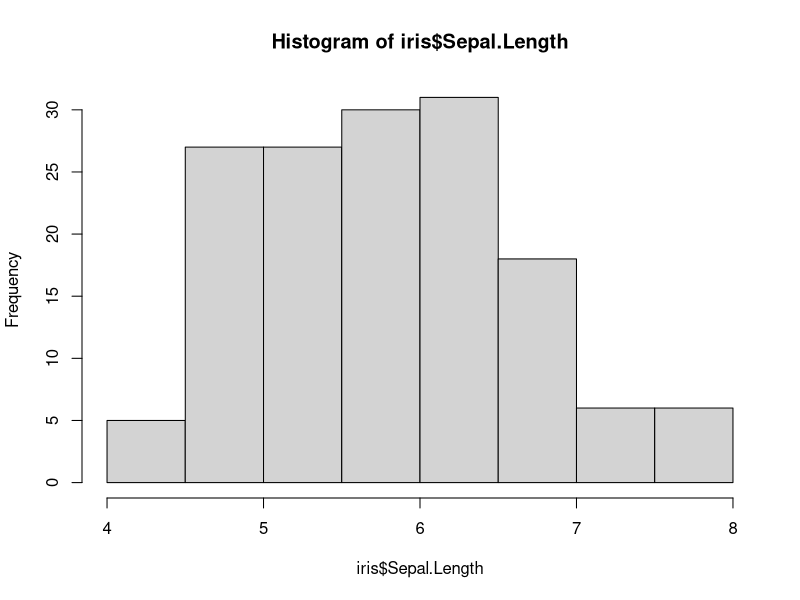
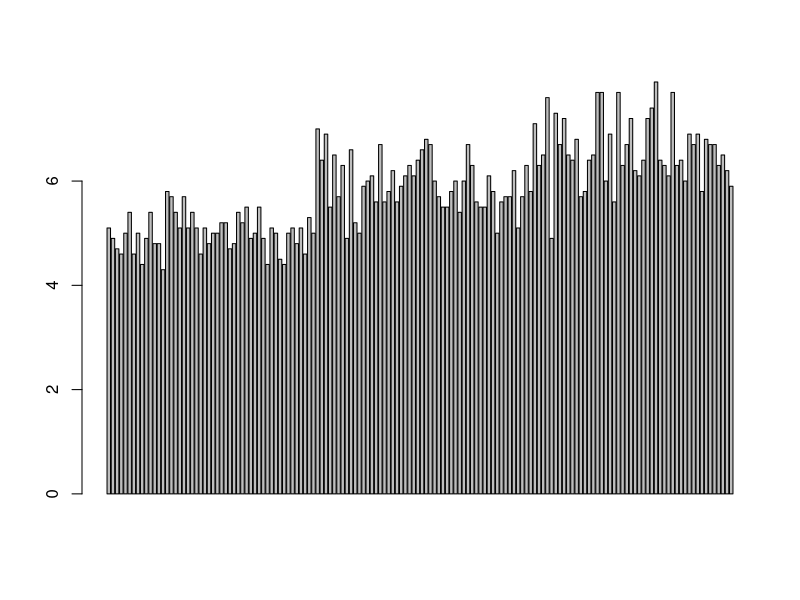
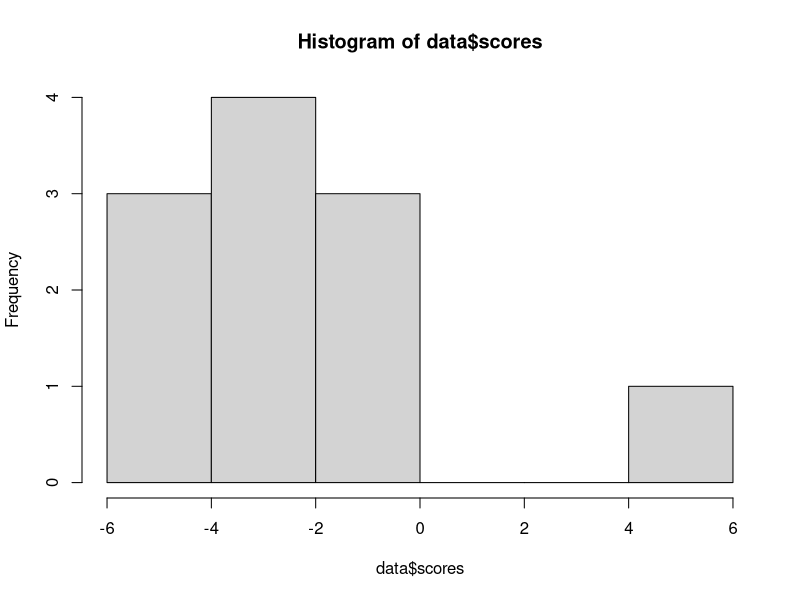
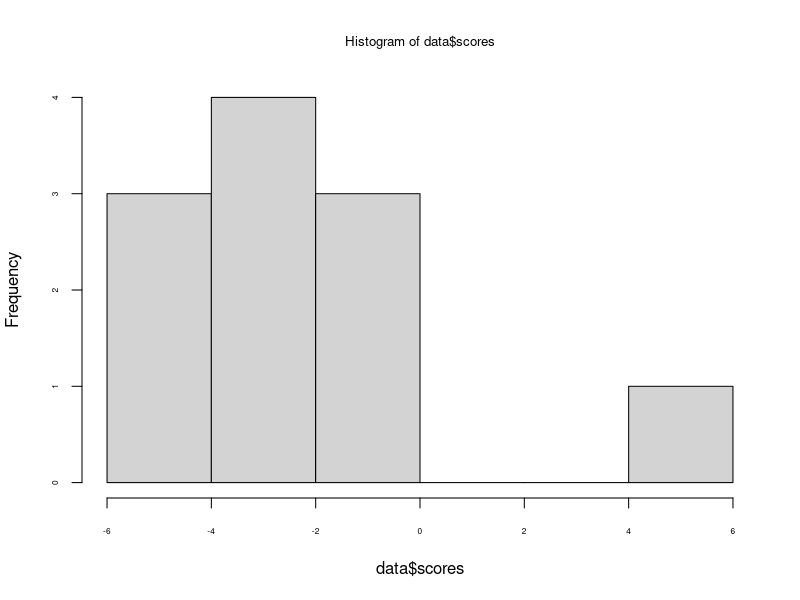
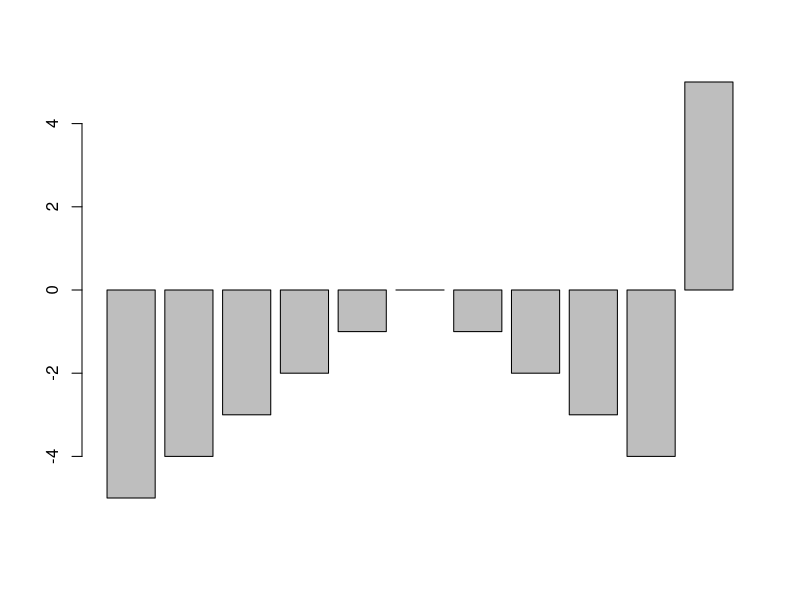
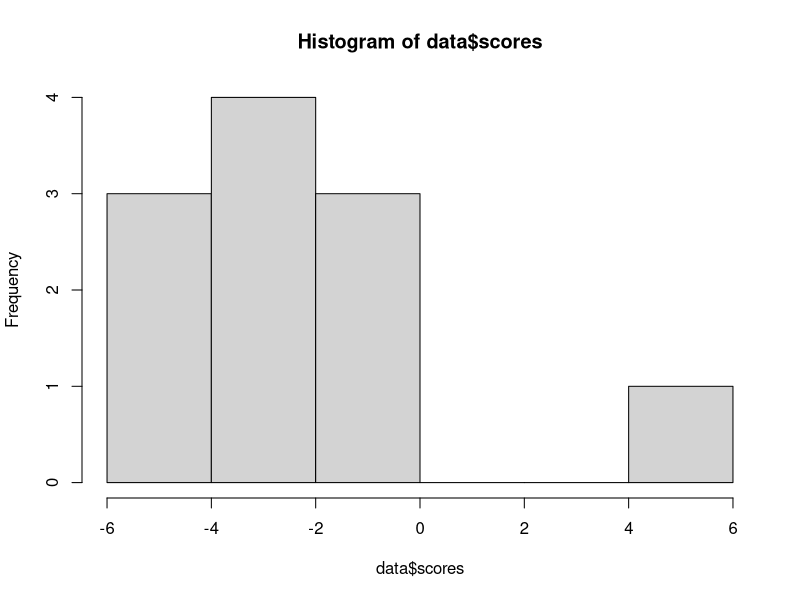

Source code (R) for these figures, in order: (Note: this script raises an error after producing the figures.)
head(iris)

names(iris)

hist(iris$Sepal.Length)

barplot(iris$Sepal.Length)


records <- c('rec1','rec2','rec3','rec4','rec5','rec6','rec7','rec8','rec9','rec10','rec11')

scores <- c(-5,-4,-3,-2,-1,0,-1,-2,-3,-4,5)

data <- data.frame(records,scores)

data

hist(data$scores)

hist(data$scores,cex.axis=0.5, font.main=1, cex.main=0.8)

barplot(data$scores)
hist(data$scores)

names(misconfig_dataset)

misconfig_dataset$"total.of.context.score.and.commit.change.score"

filterdata=subset(misconfig_dataset,misconfig_dataset$"total.of.context.score.and.commit.change.score" != "#N/A")

hist(filterdata$"total.of.context.score.and.commit.change.score")

hist(as.numeric(as.character(filterdata$"total.of.context.score.and.commit.change.score")))


totalScoreVector=as.numeric(as.character(filterdata$"total.of.context.score.and.commit.change.score"))

#The below will draw the total score histogram

hist(totalScoreVector)


CommitChangeVector=filterdata$X

# The below gives the barplot for Code commit change column with name "X"

barplot(CommitChangeVector, main="Frequency Distribution of Categories",xlab="category",ylab="count"
        ,names.arg=CommitChangeVector)


boxplot(CommitChangeVector)

class(filterdata$"total.of.context.score.and.commit.change.score")

hist(as.numeric(filterdata$"total.of.context.score.and.commit.change.score"))

class((filterdata$"total.of.context.score.and.commit.change.score"))